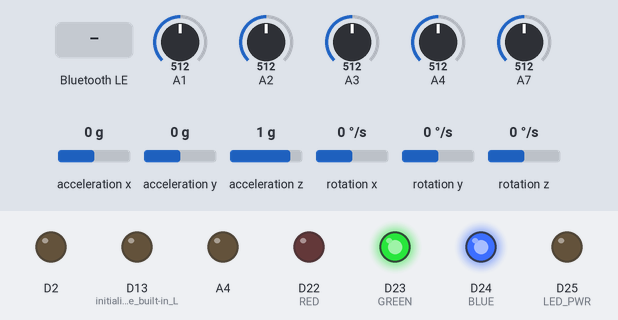
Simulated run of this sketch. Board: Arduino Nano 33 BLE. Shown: output pins drawn as LEDs (lit = HIGH). The test bench sets the inputs (shaded band); at power-on: A7 = 512, A1 = 512, A2 = 512, A3 = 512, A4 = 512, acceleration x 0 g, acceleration y 0 g, acceleration z 1 g, rotation x 0 °/s, rotation y 0 °/s, rotation z 0 °/s. Nothing arrives over Bluetooth unless stated; a phone connects over Bluetooth LE 3 s after start; what the sketch prints to the serial monitor is not drawn.

Above: at 1.2 s.
1.3 s: A7 set to 583
4.3 s: A7 set to 610
5.8 s: Bluetooth LE write "1" received
At 6.3 s:
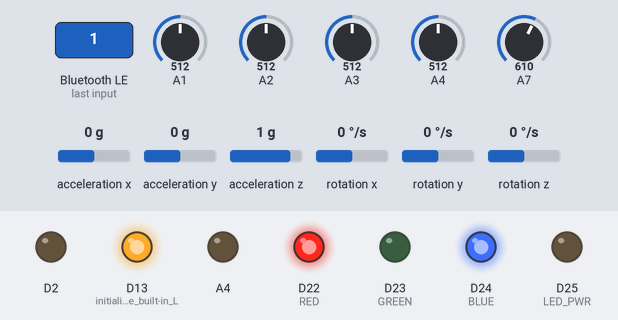
7.3 s: Bluetooth LE write "0" received
At 8.5 s:
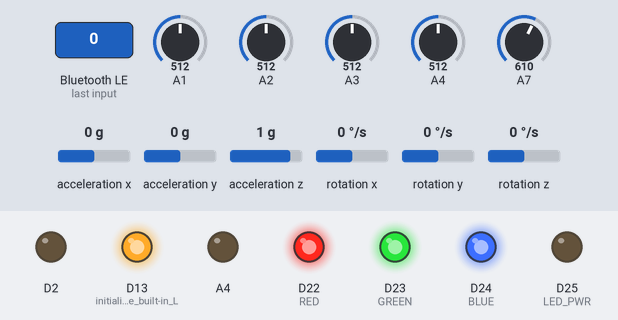
8.8 s: Bluetooth LE write "2" received
At 9.8 s:
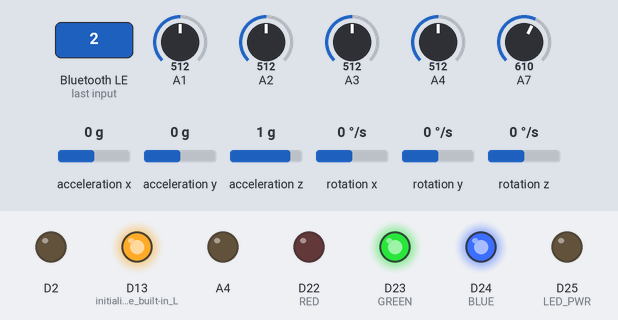
Timing chart, 0 to 11.3 s (numbered marks = the images above; inputs shaded):
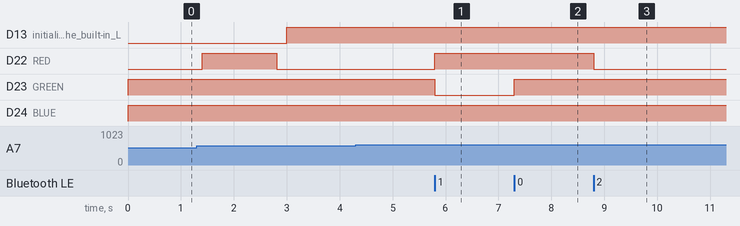

The sketch:

GloveController.ino
```cpp
/*
Serial Monitor
*/

#include <ArduinoBLE.h>
#include <Arduino_LSM9DS1.h>
#include <Smoothed.h>

#define NUMBER_OF_SENSORS 10 //12
#define RED 22
#define BLUE 24
#define GREEN 23
#define LED_PWR 25

//consts
const int SMOOTHING_WINDOW =   10;

//accel smooths
Smoothed <float> imu_xa_s;
Smoothed <float> imu_ya_s;
Smoothed <float> imu_za_s;

//gyroscope smooths
Smoothed <float> imu_xg_s;
Smoothed <float> imu_yg_s;
Smoothed <float> imu_zg_s;

//flex smooths
Smoothed <float> point;
Smoothed <float> m;
Smoothed <float> r;
Smoothed <float> pinky;

//data structure of the sensors
union MultiSensorData
{
  struct __attribute__( ( packed ) )
  {
    float values[NUMBER_OF_SENSORS];
  };
  uint8_t bytes[NUMBER_OF_SENSORS * sizeof( float )];
};

//initilize the data structure
union MultiSensorData multiSensorData;

 // BLE service for this glove
BLEService gloveService("a98662ad-6993-4143-8fa6-4fadfcba0574");

// BLE Characteristics
BLECharacteristic flexSensorChar("82d72018-f4dd-45e2-a3e3-c363a1e14ada",  BLEWrite | BLENotify, sizeof multiSensorData.bytes);
BLEByteCharacteristic buzzerChar("1cc868c0-4703-11ec-81d3-0242ac130003", BLERead | BLEWrite | BLENotify);

void powerLED(float red_light_value, float green_light_value, float blue_light_value);
int byteArrayToInt(const byte data[], int length);

int buzzerCount = -1;
int batteryCount = 0;
void setup() {
  Serial.begin(9600);    // initialize serial communication
  //while (!Serial);

  pinMode(LED_BUILTIN, OUTPUT); // initialize the built-in LED pin to indicate when a central is connected
  pinMode(RED, OUTPUT);
  pinMode(BLUE, OUTPUT);
  pinMode(GREEN, OUTPUT);
  pinMode(LED_PWR, OUTPUT);
  pinMode(A4, OUTPUT);
  pinMode(D2, OUTPUT);
  // begin initialization
  if (!BLE.begin()) {
    Serial.println("starting BLE failed!");

    while (1);
  }

  /* Set a local name for the BLE device
     This name will appear in advertising packets
     and can be used by remote devices to identify this BLE device
     The name can be changed but maybe be truncated based on space left in advertisement packet
  */
  BLE.setDeviceName("S.C.R.E.E.N Glove");
  BLE.setLocalName("S.C.R.E.E.N Glove");

  // add the service UUID
  BLE.setAdvertisedService(gloveService);

  //add all of the characteristics to the service
  gloveService.addCharacteristic(flexSensorChar);
  gloveService.addCharacteristic(buzzerChar);
  buzzerChar.setValue(-1);
  buzzerChar.subscribe();
  //add the service to BLE
  BLE.addService(gloveService);

  flexSensorChar.writeValue( multiSensorData.bytes, sizeof multiSensorData.bytes );


  //initialize IMU
  if (!IMU.begin()) {
    Serial.println("Failed to initialize IMU!");
    while (1);
  }

  //init smoothing structures
  imu_xa_s.begin(SMOOTHED_AVERAGE, SMOOTHING_WINDOW);
  imu_ya_s.begin(SMOOTHED_AVERAGE, SMOOTHING_WINDOW);
  imu_za_s.begin(SMOOTHED_AVERAGE, SMOOTHING_WINDOW);

  imu_xg_s.begin(SMOOTHED_AVERAGE, SMOOTHING_WINDOW);
  imu_yg_s.begin(SMOOTHED_AVERAGE, SMOOTHING_WINDOW);
  imu_zg_s.begin(SMOOTHED_AVERAGE, SMOOTHING_WINDOW);

  point.begin(SMOOTHED_AVERAGE, SMOOTHING_WINDOW);
  m.begin(SMOOTHED_AVERAGE, SMOOTHING_WINDOW);
  r.begin(SMOOTHED_AVERAGE, SMOOTHING_WINDOW);
  pinky.begin(SMOOTHED_AVERAGE, SMOOTHING_WINDOW);

  /* Start advertising BLE.  It will start continuously transmitting BLE
     advertising packets and will be visible to remote BLE central devices
     until it receives a new connection */

  // start advertising
  BLE.advertise();

  Serial.println("Bluetooth device active, waiting for connections...");
}

void loop() {
//
  if (analogRead(A7) < 600) {
       batteryCount = batteryCount + 1;
      if (batteryCount == 1) {

          digitalWrite(RED, LOW);          // will turn the LED on
          digitalWrite(GREEN, HIGH);        // will turn the LED off
          digitalWrite(BLUE, HIGH);         // will turn the LED off
      } else if (batteryCount == 1000) {

          digitalWrite(RED, HIGH);          // will turn the LED off
          digitalWrite(GREEN, HIGH);        // will turn the LED off
          digitalWrite(BLUE, HIGH);         // will turn the LED off
          batteryCount = -1000;
      }
  } else {
      batteryCount = 0;
      digitalWrite(RED, HIGH);          // will turn the LED off
      digitalWrite(GREEN, HIGH);        // will turn the LED off
      digitalWrite(BLUE, HIGH);         // will turn the LED off
  }
  //delay(1);
  Serial.println(batteryCount);
  Serial.println(analogRead(A2));
  //wait for a BLE central
  BLEDevice central = BLE.central();

  // if a central is connected to the peripheral:
  if (central) {
    Serial.print("Connected to central: ");
    // print the central's BT address:
    Serial.println(central.address());
    // turn on the LED to indicate the connection:
    digitalWrite(LED_BUILTIN, HIGH);

    // get the readings every 200ms
    // while the central is connected:
    while (central.connected()) {
      updateSensorValues();

      if (buzzerChar.written()) {
        switch (buzzerChar.value()) {
          case 01:
            Serial.println("Green LED on");
            digitalWrite(RED, HIGH);         // will turn the LED off
            digitalWrite(GREEN, LOW);       // will turn the LED off
            digitalWrite(BLUE, HIGH);         // will turn the LED on

            buzzerCount = 0;
            break;
           case 02:
            Serial.println("Red LED on");
            digitalWrite(RED, LOW);         // will turn the LED off
            digitalWrite(GREEN, HIGH);       // will turn the LED off
            digitalWrite(BLUE, HIGH);         // will turn the LED on
            break;
          default:
            Serial.println(F("LEDs off"));
            digitalWrite(RED, HIGH);          // will turn the LED off
            digitalWrite(GREEN, HIGH);        // will turn the LED off
            digitalWrite(BLUE, HIGH);         // will turn the LED off
            break;
        }
      }
//      if ((buzzerCount != -1) && (buzzerCount < 50)) {
//        digitalWrite(2, HIGH);
//        buzzerCount = buzzerCount + 1;
//        Serial.println("on");
//      } else if (buzzerCount == 50) {
//        digitalWrite(2, LOW);
//        buzzerCount = -1;
//      }
    }

    // when the central disconnects, turn off the LED:
    digitalWrite(LED_BUILTIN, LOW);
  }
}

void updateSensorValues() {

  //read the IMU values
  float xa, ya, za; //raw accel values
  float xa_s, ya_s, za_s; //smoothed accel values

  float xg, yg, zg; //raw gyro
  float xg_s, yg_s, zg_s; //smooth gyro

  if (IMU.accelerationAvailable()) {
    IMU.readAcceleration(xa, ya, za);
    IMU.readGyroscope(xg,yg,zg);

    //smooth values
    imu_xa_s.add(xa);
    imu_ya_s.add(ya);
    imu_za_s.add(za);

    imu_xg_s.add(xg);
    imu_yg_s.add(yg);
    imu_zg_s.add(zg);

    //smooth accel
    xa_s = imu_xa_s.get();
    ya_s = imu_ya_s.get();
    za_s = imu_za_s.get();

    //smooth gyro
    xg_s = imu_xg_s.get();
    yg_s = imu_yg_s.get();
    zg_s = imu_zg_s.get();

    multiSensorData.values[1] = xa_s;
    multiSensorData.values[2] = ya_s;
    multiSensorData.values[3] = za_s;
    multiSensorData.values[4] = xg_s;
    multiSensorData.values[5] = yg_s;
    multiSensorData.values[6] = zg_s;

    //get the flex sensor values map them to the range 0..100
    float pointFlexSensorValue = map(float(analogRead(A4)), 0.0, 1023.0, 0.0, 100.0);
    float middleFlexSensorValue = map(float(analogRead(A3)), 0.0, 1023.0, 0.0, 100.0);
    float ringFlexSensorValue = map(float(analogRead(A2)), 0.0, 1023.0, 0.0, 100.0);
    float pinkieFlexSensorValue = map(float(analogRead(A1)), 0.0, 1023.0, 0.0, 100.0);
//    int thumbflexSensorValue = map(analogRead(A3), 0, 1023, 0, 100);
//    int wristFlexSensorValue = map(analogRead(A2), 0, 1023, 0, 100);

    //make smooth flex
    point.add(pointFlexSensorValue);
    m.add(middleFlexSensorValue);
    r.add(ringFlexSensorValue);
    pinky.add(pinkieFlexSensorValue);

    //get smoothed flex
    pointFlexSensorValue = point.get();
    middleFlexSensorValue = m.get();
    ringFlexSensorValue = r.get();
    pinkieFlexSensorValue = pinky.get();

    //add those to the data structure
    multiSensorData.values[0] = pointFlexSensorValue;
    multiSensorData.values[7] = middleFlexSensorValue;
    multiSensorData.values[8] = ringFlexSensorValue;
    multiSensorData.values[9] = pinkieFlexSensorValue;
//    multiSensorData.values[10] = thumbFlexSensorValue;
//    multiSensorData.values[11] = wristFlexSensorValue;
  }

  //send sensor values to the app
  flexSensorChar.writeValue(multiSensorData.bytes, sizeof multiSensorData.bytes);
}

void powerLED(float red_light_value, float green_light_value, float blue_light_value) {

  analogWrite(RED, red_light_value);
  analogWrite(GREEN, green_light_value);
  analogWrite(BLUE, blue_light_value);
  delay(1000);
  digitalWrite(RED, 0);
  digitalWrite(GREEN, 0);
  digitalWrite(BLUE, 0);
}
```

Measured:
- after the input at 5.8 s, D22 (RED): LOW → HIGH at once; D23 (GREEN): HIGH → LOW at once
- after the input at 7.3 s, D23 (GREEN): LOW → HIGH at once
- after the input at 8.8 s, D22 (RED): HIGH → LOW at once
